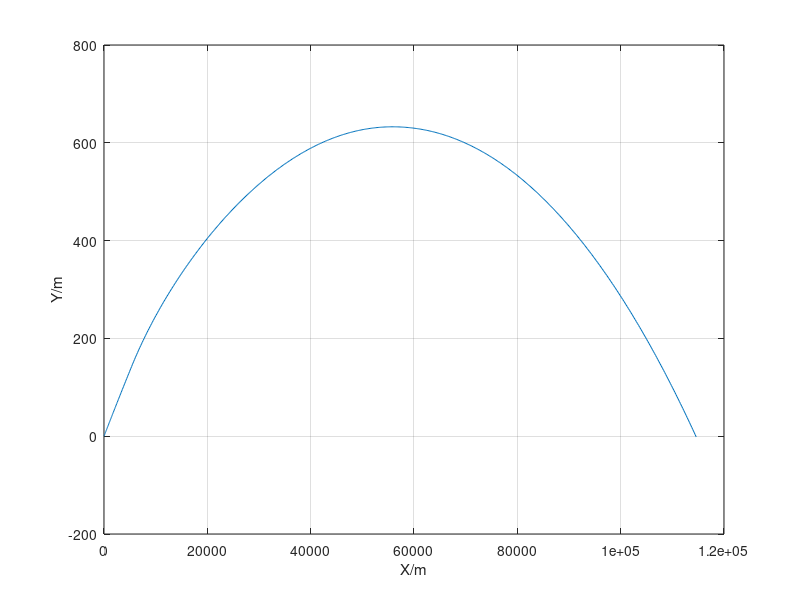
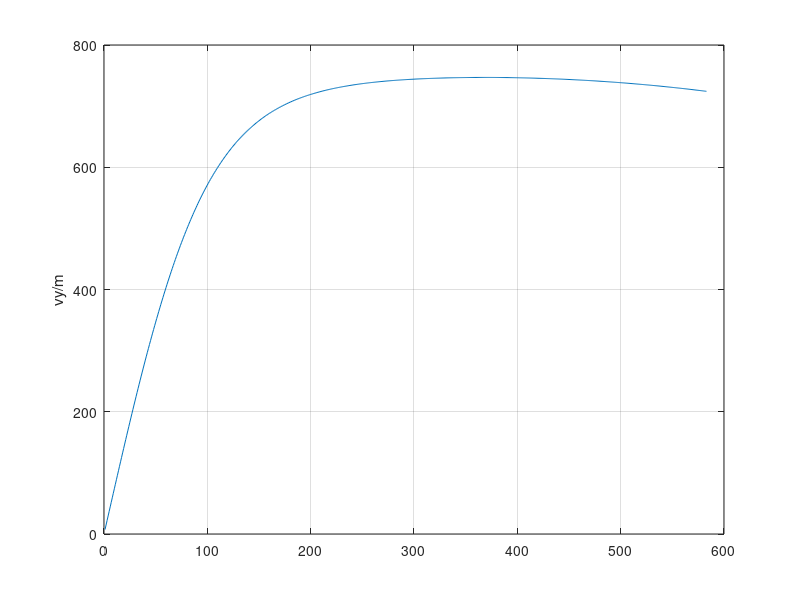

Reproduce these figures in MATLAB, in order.
close all;
pos=fopen('position.txt');
vel=fopen('velocity.txt');
m=fopen('mass.txt');
x=str2num(fgetl(pos))';
y=str2num(fgetl(pos))';
z=str2num(fgetl(pos))';

vx=str2num(fgetl(vel))';
vy=str2num(fgetl(vel))';
vz=str2num(fgetl(vel))';
v=sqrt(vx.^2+vy.^2+vz.^2);

mass=str2num(fgetl(m))';

fclose(pos);
fclose(vel);
fclose(m);

figure;
plot(x,y);
grid on;
xlabel('X/m');
ylabel('Y/m');

figure;
plot(v);
grid on;
ylabel('vy/m');

